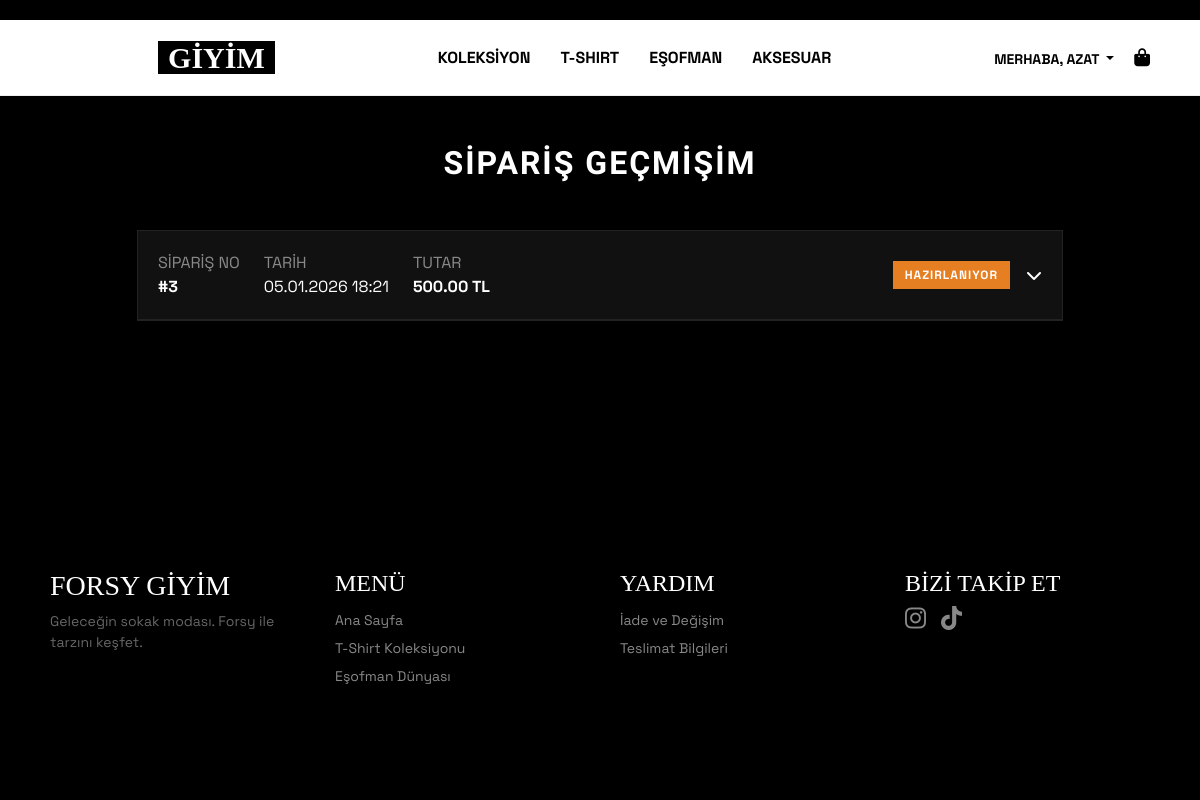
Page /forsygiyim/siparislerim.php (signed in) on the committed database.
### tables this page shows
CREATE TABLE `tbl_siparisler` (
  `id` int(11) NOT NULL,
  `kullanici_id` int(11) NOT NULL,
  `toplam_tutar` decimal(10,2) NOT NULL,
  `durum` varchar(50) DEFAULT 'Hazırlanıyor',
  `tarih` timestamp NOT NULL DEFAULT current_timestamp()
);

### forsygiyim/siparislerim.php (the view, shortened to what this page needs)
<?php
include 'db_config.php';
$uid = $_SESSION['kullanici_id'];
$sorgu = $conn->prepare("SELECT * FROM tbl_siparisler WHERE kullanici_id = ? ORDER BY id DESC");
$sorgu->bind_param("i", $uid);
$sorgu->execute();
$siparisler = $sorgu->get_result();
?>
<!DOCTYPE html>
<html lang="tr">
<head>
    <link href="https://cdn.jsdelivr.net/npm/bootstrap@5.3.3/dist/css/bootstrap.min.css" rel="stylesheet">
    <link href="https://cdnjs.cloudflare.com/ajax/libs/font-awesome/6.4.0/css/all.min.css" rel="stylesheet">
</head>
<body>
<?php include 'navbar.php'; ?>
<div class="container py-5">
    <h2 class="mb-5 text-center">SİPARİŞ GEÇMİŞİM</h2>
    <div class="row justify-content-center">
        <div class="col-lg-10">
            <?php if ($siparisler->num_rows == 0): ?>
                <div class="text-center py-5 border border-dashed border-secondary opacity-50">
                    <i class="fa fa-box-open fa-3x mb-3"></i>
                    <h4>HENÜZ SİPARİŞİNİZ YOK.</h4>
                    <a href="index.php" class="text-white text-decoration-underline">Alışverişe Başla</a>
                </div>
            <?php else: ?>
                <?php while($sip = $siparisler->fetch_assoc()):
                    $tarih = date("d.m.Y H:i", strtotime($sip['tarih']));
                    $durum_renk = 'status-wa';
                ?>
                <div class="order-card">
                    <div class="order-header" onclick="toggleOrder(this)">
                        <div class="d-flex align-items-center gap-4">
                            <div>
                                <div class="text-white-50 x-small">SİPARİŞ NO</div>
                                <div class="fw-bold">#<?= $sip['id'] ?></div>
                            </div>
                            <div>
                                <div class="text-white-50 x-small">TARİH</div>
                                <div><?= $tarih ?></div>
                            </div>
                            <div>
                                <div class="text-white-50 x-small">TUTAR</div>
                                <div class="text-accent fw-bold"><?= number_format($sip['toplam_tutar'], 2) ?> TL</div>
                            </div>
                        </div>
                        <div class="d-flex align-items-center gap-3">
                            <span class="status-badge <?= $durum_renk ?>"><?= mb_strtoupper($sip['durum']) ?></span>
                            <i class="fa fa-chevron-down toggle-icon"></i>
                        </div>
                    </div>
                </div>
                <?php endwhile; ?>
            <?php endif; ?>
        </div>
    </div>
</div>
<?php include 'footer.php'; ?>
</body>
</html>

### forsygiyim/siparislerim.php (style rules this page uses)
:root { --accent: #E84D35; --bg: #000; --panel: #111; --border: #222; }
body { background: var(--bg); color: #fff; font-family: 'Space Grotesk', sans-serif; padding-top: 20px; }
h2 { font-family: 'Syncopate'; font-weight: 700; letter-spacing: 2px; }
.order-card { background: var(--panel); border: 1px solid var(--border); margin-bottom: 20px; transition: 0.3s; }
.order-header { padding: 20px; border-bottom: 1px solid var(--border); display: flex; justify-content: space-between; align-items: center; cursor: pointer; }
.status-badge { padding: 5px 12px; font-size: 0.75rem; font-weight: bold; text-transform: uppercase; letter-spacing: 1px; }
.status-wa { background: #E67E22; color: #fff; }
.toggle-icon { transition: 0.3s; }

### rows in the picture
tbl_siparisler: id "3", tarih "05.01.2026 18:21", toplam_tutar "500.00", durum "HAZIRLANIYOR"

### other values in the picture
mb_strtoupper(explode(' ', $_SESSION['ad'])[0]) "AZAT"
